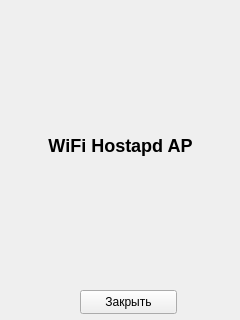
<?xml version="1.0" encoding="UTF-8"?>
<ui version="4.0">
 <class>Form</class>
 <widget class="QWidget" name="Form">
  <property name="geometry">
   <rect>
    <x>0</x>
    <y>0</y>
    <width>240</width>
    <height>320</height>
   </rect>
  </property>
  <property name="windowTitle">
   <string>Form</string>
  </property>
  <widget class="QLabel" name="label">
   <property name="geometry">
    <rect>
     <x>10</x>
     <y>10</y>
     <width>221</width>
     <height>271</height>
    </rect>
   </property>
   <property name="text">
    <string>&lt;center&gt;&lt;h2&gt;WiFi Hostapd AP&lt;/h2&gt;&lt;/center&gt;</string>
   </property>
  </widget>
  <widget class="QPushButton" name="CloseAbout">
   <property name="geometry">
    <rect>
     <x>80</x>
     <y>290</y>
     <width>97</width>
     <height>24</height>
    </rect>
   </property>
   <property name="text">
    <string>Закрыть</string>
   </property>
  </widget>
 </widget>
 <resources/>
 <connections>
  <connection>
   <sender>CloseAbout</sender>
   <signal>clicked()</signal>
   <receiver>Form</receiver>
   <slot>close()</slot>
   <hints>
    <hint type="sourcelabel">
     <x>128</x>
     <y>301</y>
    </hint>
    <hint type="destinationlabel">
     <x>119</x>
     <y>159</y>
    </hint>
   </hints>
  </connection>
 </connections>
</ui>
